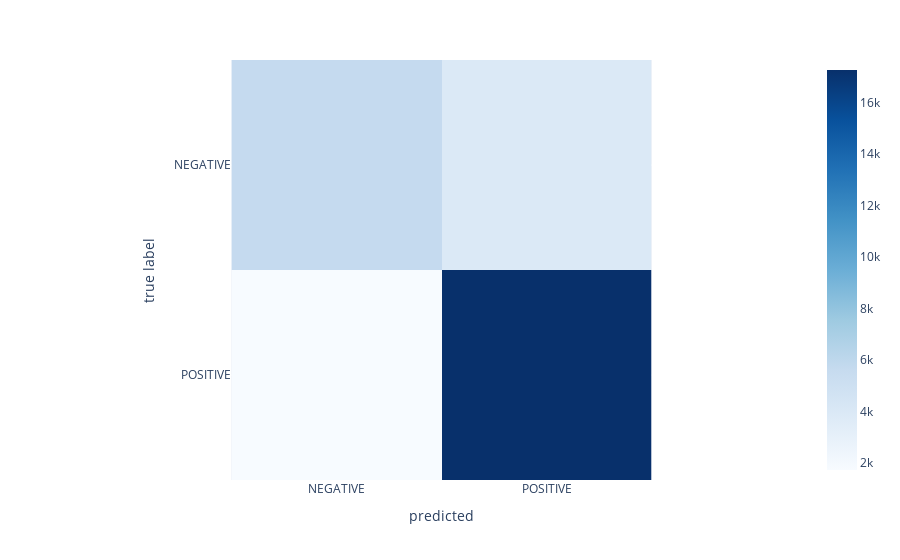

The code cell stored with this chart in its notebook:
### Code cell
model2 = Model(X,y, LogisticRegression(), TfidfVectorizer(), random_seed=42, test_size=0.2) 
model2.fit() 
label_encoder = LabelEncoder() 
df = pd.DataFrame()
df['Sentiment_enc'] = label_encoder.fit_transform(y)
class_labels=label_encoder.inverse_transform(range(2))
model2.report(class_labels)

### Figure 1 — Plotly figure (JSON) as saved in the notebook; plotly's stock layout.template omitted (floating-point values rounded to 4 significant figures)
{"data": [{"coloraxis": "coloraxis", "hovertemplate": "predicted: %{x}<br>true label: %{y}<br>color: %{z}<extra></extra>", "name": "0", "type": "heatmap", "x": ["NEGATIVE", "POSITIVE"], "xaxis": "x", "y": ["NEGATIVE", "POSITIVE"], "yaxis": "y", "z": [[5675, 3886], [1735, 17262]]}], "layout": {"coloraxis": {"colorscale": [[0, "rgb(247,251,255)"], [0.125, "rgb(222,235,247)"], [0.25, "rgb(198,219,239)"], [0.375, "rgb(158,202,225)"], [0.5, "rgb(107,174,214)"], [0.625, "rgb(66,146,198)"], [0.75, "rgb(33,113,181)"], [0.875, "rgb(8,81,156)"], [1, "rgb(8,48,107)"]]}, "margin": {"t": 60}, "xaxis": {"anchor": "y", "constrain": "domain", "domain": [0, 1], "scaleanchor": "y", "title": {"text": "predicted"}}, "yaxis": {"anchor": "x", "autorange": "reversed", "constrain": "domain", "domain": [0, 1], "title": {"text": "true label"}}}}
